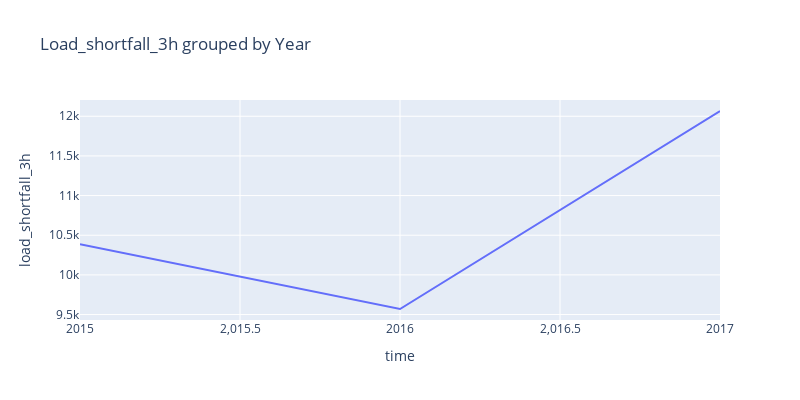

Source (notebook cell):
### Code cell
px.line(df.groupby([df['time'].astype('datetime64').dt.year])['load_shortfall_3h'].mean(),
        title = 'Load_shortfall_3h grouped by Year',
        y='load_shortfall_3h',width =800, height=400 )

### Figure 1 — Plotly figure (JSON) as saved in the notebook; plotly's stock layout.template omitted (floating-point values rounded to 4 significant figures)
{"data": [{"hovertemplate": "time=%{x}<br>load_shortfall_3h=%{y}<extra></extra>", "legendgroup": "", "line": {"color": "#636efa", "dash": "solid"}, "mode": "lines", "name": "", "orientation": "v", "showlegend": false, "type": "scatter", "x": [2015, 2016, 2017], "xaxis": "x", "y": [10390.0, 9570.0, 12070.0], "yaxis": "y"}], "layout": {"height": 400, "legend": {"tracegroupgap": 0}, "title": {"text": "Load_shortfall_3h grouped by Year"}, "width": 800, "xaxis": {"anchor": "y", "domain": [0, 1], "title": {"text": "time"}}, "yaxis": {"anchor": "x", "domain": [0, 1], "title": {"text": "load_shortfall_3h"}}}}
